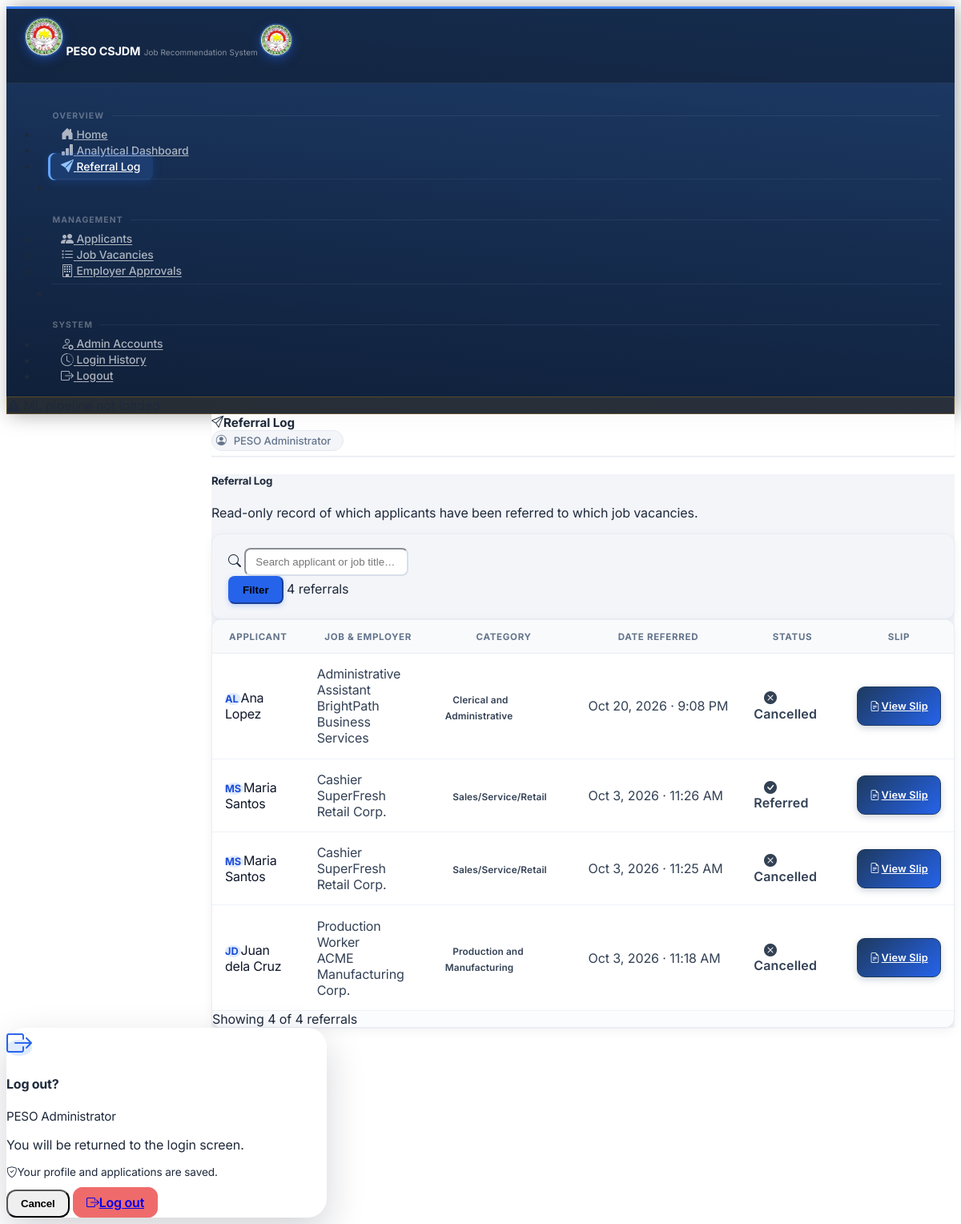
The app's page /referrals (signed in) with its own data.
### tables this page shows
CREATE TABLE "users" (
                user_id            INTEGER PRIMARY KEY AUTOINCREMENT,
                full_name     TEXT    NOT NULL,
                email         TEXT    UNIQUE NOT NULL,
                password_hash TEXT    NOT NULL,
                role          TEXT    DEFAULT 'admin',
                is_active     INTEGER DEFAULT 1,
                created_at    DATETIME DEFAULT CURRENT_TIMESTAMP
            );

CREATE TABLE "applicants" (
                applicant_id                 INTEGER  PRIMARY KEY AUTOINCREMENT,
                first_name         TEXT     NOT NULL,
                last_name          TEXT     NOT NULL,
                sex                TEXT,
                age                INTEGER,
                barangay           TEXT,
                district           TEXT,
                employment_status  TEXT     DEFAULT 'Unemployed',
                is_pwd             INTEGER  DEFAULT 0,
                educ_level         TEXT     NOT NULL,
                preferred_position TEXT     NOT NULL,
                skills             TEXT     NOT NULL,
                work_experience    TEXT,
                user_id            INTEGER  REFERENCES users(user_id),
                created_at         DATETIME DEFAULT CURRENT_TIMESTAMP,
                is_archived        INTEGER  DEFAULT 0
            , birthdate DATE, contact_number TEXT, middle_name TEXT, suffix TEXT, civil_status TEXT, address_line TEXT, city TEXT, province TEXT, height_cm TEXT, religion TEXT, tin TEXT, landline TEXT, disability TEXT, is_4ps INTEGER DEFAULT 0, household_id TEXT, is_wodp INTEGER DEFAULT 0, is_dswd_foodstamp INTEGER DEFAULT 0, is_caregiver INTEGER DEFAULT 0, is_ofw INTEGER DEFAULT 0, ofw_country TEXT, is_former_ofw INTEGER DEFAULT 0, former_ofw_country TEXT, ofw_return_date TEXT, employed_type TEXT, unemployed_reason TEXT, job_search_months INTEGER, pref_work_local TEXT, pref_work_overseas TEXT, languages TEXT, education TEXT, trainings TEXT, eligibilities TEXT, work_history TEXT, other_skills TEXT, certified INTEGER DEFAULT 0, certified_at DATETIME, photo TEXT);

CREATE TABLE referrals (
            referral_id           INTEGER  PRIMARY KEY AUTOINCREMENT,
            applicant_id INTEGER  NOT NULL,
            vacancy_id   INTEGER  NOT NULL,
            referred_by  INTEGER  NOT NULL,
            referred_at  DATETIME DEFAULT CURRENT_TIMESTAMP,
            status       TEXT     DEFAULT 'referred',
            notes        TEXT, suitability_score REAL, reject_reason TEXT,
            FOREIGN KEY (applicant_id) REFERENCES applicants(applicant_id),
            FOREIGN KEY (vacancy_id)   REFERENCES job_vacancies(vacancy_id),
            FOREIGN KEY (referred_by)  REFERENCES users(user_id)
        );

CREATE TABLE job_vacancies (
            vacancy_id                   INTEGER  PRIMARY KEY AUTOINCREMENT,
            employer_name        TEXT     NOT NULL,
            job_title            TEXT     NOT NULL,
            occupational_category TEXT    NOT NULL,
            is_local             INTEGER  DEFAULT 1,
            is_active            INTEGER  DEFAULT 1,
            created_at           DATETIME DEFAULT CURRENT_TIMESTAMP
        , employer_id INTEGER REFERENCES users(user_id), application_deadline DATE, req_gender TEXT DEFAULT 'Any', req_age_min INTEGER, req_age_max INTEGER, req_education TEXT, req_documents TEXT, req_experience_months INTEGER, salary_min INTEGER, salary_max INTEGER, salary_period TEXT, job_location TEXT, req_skills TEXT, requirements_deadline DATE, interview_date DATE, interview_time TEXT, interview_date_end DATE, interview_time_end TEXT, location_type TEXT, venue_address TEXT, max_applicants INTEGER);

### app.py (the view)
@app.route('/referrals')
@admin_required
def referrals_list():
    db     = get_db()
    status = request.args.get('status', 'all')
    search = request.args.get('search', '').strip()
    conds, params = [], []
    if status != 'all':
        conds.append('r.status=?')
        params.append(status)
    if search:
        conds.append('(a.first_name LIKE ? OR a.last_name LIKE ? OR jv.job_title LIKE ?)')
        like = f'%{search}%'
        params += [like, like, like]
    where = ('WHERE ' + ' AND '.join(conds)) if conds else ''
    joins = ('FROM referrals r JOIN applicants a ON r.applicant_id=a.applicant_id '
             'JOIN job_vacancies jv ON r.vacancy_id=jv.vacancy_id')
    total = db.execute(f'SELECT COUNT(*) {joins} {where}', params).fetchone()[0]
    page  = max(1, request.args.get('page', 1, type=int))
    pages = max(1, (total + LIST_PER_PAGE - 1) // LIST_PER_PAGE)
    page  = min(page, pages)
    referrals = db.execute(f'''
        SELECT r.*,
               a.first_name, a.last_name,
               jv.job_title, jv.employer_name, jv.occupational_category,
               u.full_name as referred_by_name
        {joins}
        LEFT JOIN users u     ON r.referred_by  = u.user_id
        {where}
        ORDER BY r.referred_at DESC
        LIMIT ? OFFSET ?
    ''', params + [LIST_PER_PAGE, (page - 1) * LIST_PER_PAGE]).fetchall()
    return render_template('admin/referrals.html', referrals=referrals,
                           status=status, search=search,
                           page=page, pages=pages, total=total)

### templates/admin/referrals.html (shortened to what this page needs)
{% extends 'base.html' %}
{% block page_title %}<i class="bi bi-send me-2"></i>Referral Log{% endblock %}
{% block content %}
<div class="d-flex align-items-center justify-content-between flex-wrap gap-3 mb-4">
  <div>
    <h5 class="fw-bold mb-0">Referral Log</h5>
    <p class="text-muted small mb-0">Read-only record of which applicants have been referred to which job vacancies.</p>
  </div>
</div>
<form method="GET" action="{{ url_for('referrals_list') }}" class="card mb-4">
  <div class="card-body d-flex gap-2 flex-wrap align-items-center py-3 px-3">
    <div class="input-group" style="max-width:360px;">
      <span class="input-group-text bg-white text-muted"><i class="bi bi-search"></i></span>
      <input type="text" name="search" value="{{ search }}" class="form-control border-start-0" placeholder="Search applicant or job title…" />
    </div>
    <button type="submit" class="btn btn-primary px-4">Filter</button>
    <span class="ms-auto text-muted small">{{ total }} referral{{ 's' if total != 1 else '' }}</span>
  </div>
</form>
{% if referrals %}
<div class="card apps-card" style="overflow:hidden;">
  <div class="table-responsive">
    <table class="table table-hover mb-0 apps-table">
      <thead>
        <tr>
          <th class="px-4">Applicant</th>
          <th>Job &amp; Employer</th>
          <th>Category</th>
          <th>Date Referred</th>
          <th>Status</th>
          <th class="text-end px-4">Slip</th>
        </tr>
      </thead>
      <tbody>
        {% for r in referrals %}
        <tr>
          <td class="px-4">
            <div class="d-flex align-items-center gap-3">
              <span class="d-inline-flex align-items-center justify-content-center flex-shrink-0"
                    style="width:38px;height:38px;border-radius:50%;background:#e0ebff;color:#1d4ed8;font-weight:700;font-size:.8rem;">
                {{ (r.first_name or '?')[0]|upper }}{{ (r.last_name or '')[:1]|upper }}
              </span>
              <span class="fw-semibold">{{ r.first_name }} {{ r.last_name }}</span>
            </div>
          </td>
          <td>
            <div class="fw-semibold">{{ r.job_title }}</div>
            <div class="text-muted small">{{ r.employer_name }}</div>
          </td>
          <td>
            <span class="badge bg-primary-subtle text-primary-emphasis" style="font-size:.74rem;">{{ r.occupational_category }}</span>
          </td>
          <td class="text-muted small" style="white-space:nowrap;">{{ r.referred_at|friendly_dt }}</td>
          <td>
            {% if r.status == 'cancelled' %}
            <span class="badge bg-danger-subtle text-danger-emphasis"><i class="bi bi-x-circle-fill me-1"></i>Cancelled</span>
            {% else %}
            <span class="badge bg-primary-subtle text-primary-emphasis"><i class="bi bi-check-circle-fill me-1"></i>Referred</span>
            {% endif %}
          </td>
          <td class="text-end px-4">
            <a href="{{ url_for('referral_slip', rid=r.referral_id) }}" class="btn btn-sm btn-outline-secondary">
              <i class="bi bi-file-earmark-text me-1"></i>View Slip
            </a>
          </td>
        </tr>
        {% endfor %}
      </tbody>
    </table>
  </div>
  <div class="card-footer text-muted small px-4 py-3">
    {% if pages > 1 %}Page {{ page }} of {{ pages }} · {% endif %}Showing {{ referrals|length }} of {{ total }} referral{{ 's' if total != 1 else '' }}
  </div>
</div>
{% endif %}
{% endblock %}

### templates/base.html (shortened to what this page needs)
<!DOCTYPE html>
<html lang="en">
<head>
  <link rel="stylesheet" href="https://cdn.jsdelivr.net/npm/@coreui/coreui@5/dist/css/coreui.min.css" />
  <link rel="stylesheet" href="https://cdn.jsdelivr.net/npm/bootstrap-icons@1.11.3/font/bootstrap-icons.min.css" />
  <link rel="stylesheet" href="{{ url_for('static', filename='css/custom.css') }}" />
</head>
<body class="admin-portal">
<div class="sidebar sidebar-dark sidebar-fixed hide" id="sidebar">
  <div class="sidebar-brand">
    <span class="sidebar-brand-full d-flex align-items-center gap-2">
      <span class="sb-icon-badge">
        <img src="{{ url_for('static', filename='img/peso_logo.png') }}" alt="PESO CSJDM" />
      </span>
      <span>
        <span class="sb-brand-name d-block">PESO CSJDM</span>
        <span class="sb-brand-sub">Job Recommendation System</span>
      </span>
    </span>
    <span class="sidebar-brand-narrow">
      <span class="sb-icon-badge" style="width:38px;height:38px;">
        <img src="{{ url_for('static', filename='img/peso_logo.png') }}" alt="PESO CSJDM" />
      </span>
    </span>
  </div>
  <ul class="sidebar-nav">
    <li class="nav-title">Overview</li>
    <li class="nav-item">
      <a class="nav-link {% if request.endpoint == 'home' %}active{% endif %}"
         href="{{ url_for('home') }}">
        <span class="nav-icon"><i class="bi bi-house-door-fill"></i></span>
        Home
      </a>
    </li>
    <li class="nav-item">
      <a class="nav-link {% if request.endpoint == 'analytics' %}active{% endif %}"
         href="{{ url_for('analytics') }}">
        <span class="nav-icon"><i class="bi bi-bar-chart-fill"></i></span>
        Analytical Dashboard
      </a>
    </li>
    <li class="nav-item">
      <a class="nav-link {% if request.endpoint == 'referrals_list' %}active{% endif %}"
         href="{{ url_for('referrals_list') }}">
        <span class="nav-icon"><i class="bi bi-send-fill"></i></span>
        Referral Log
      </a>
    </li>
    <li class="nav-divider"></li>
    <li class="nav-title">Management</li>
    <li class="nav-item">
      <a class="nav-link {% if 'applicant' in request.endpoint %}active{% endif %}"
         href="{{ url_for('applicants_list') }}">
        <span class="nav-icon"><i class="bi bi-people-fill"></i></span>
        Applicants
      </a>
    </li>
    <li class="nav-item">
      <a class="nav-link {% if 'vacanc' in request.endpoint %}active{% endif %}"
         href="{{ url_for('vacancies_list') }}">
        <span class="nav-icon"><i class="bi bi-list-task"></i></span>
        Job Vacancies
      </a>
    </li>
    {% if session_role == 'admin' %}
    <li class="nav-item">
      <a class="nav-link {% if 'admin_employer' in request.endpoint %}active{% endif %}"
         href="{{ url_for('admin_employers') }}">
        <span class="nav-icon"><i class="bi bi-building"></i></span>
        Employer Approvals
      </a>
    </li>
    {% endif %}
    <li class="nav-divider"></li>
    <li class="nav-title">System</li>
    {% if session_role == 'admin' %}
    <li class="nav-item">
      <a class="nav-link {% if request.endpoint in ['users_list','user_add','user_edit'] %}active{% endif %}"
         href="{{ url_for('users_list') }}">
        <span class="nav-icon"><i class="bi bi-person-gear"></i></span>
        Admin Accounts
      </a>
    </li>
    {% endif %}
    <li class="nav-item">
      <a class="nav-link {% if request.endpoint == 'login_history' %}active{% endif %}"
         href="{{ url_for('login_history') }}">
        <span class="nav-icon"><i class="bi bi-clock-history"></i></span>
        Login History
      </a>
    </li>
    <li class="nav-item">
      <a class="nav-link" href="#" data-coreui-toggle="modal" data-coreui-target="#logoutModal">
        <span class="nav-icon"><i class="bi bi-box-arrow-right"></i></span>
        Logout
      </a>
    </li>
  </ul>
  {% if not pipeline_loaded %}
  <div class="px-3 pb-3">
    <div class="sidebar-pipeline-warn rounded px-3 py-2 small d-flex align-items-center gap-2">
      <i class="bi bi-exclamation-triangle-fill text-warning"></i>
      <span class="text-warning">ML pipeline not loaded</span>
    </div>
  </div>
  {% endif %}
</div>
<div class="wrapper d-flex flex-column min-vh-100">
  <header class="header header-sticky p-0">
    <div class="container-fluid border-bottom px-4 d-flex align-items-center gap-3"
         style="height:52px;">
      <span class="topbar-page-title">{% block page_title %}{% endblock %}</span>
      <div class="ms-auto d-flex align-items-center gap-2">
        <div class="topbar-user">
          <i class="bi bi-person-circle me-1"></i>
          {{ session.get('full_name', 'Admin') }}
        </div>
      </div>
    </div>
  </header>
  <div class="body flex-grow-1">
    <div class="container-fluid px-4 pt-3 pb-4">
      {% block content %}{% endblock %}
    </div>
  </div>
</div>
<div class="modal fade" id="logoutModal" tabindex="-1" aria-hidden="true">
  <div class="modal-dialog modal-dialog-centered" style="max-width:400px;">
    <div class="modal-content border-0" style="border-radius:24px;background:#fff;box-shadow:0 18px 48px rgba(15,23,42,.18);">
      <div class="modal-body text-center px-4 pt-5 pb-3">
        <span class="d-inline-flex align-items-center justify-content-center mb-3"
              style="width:76px;height:76px;border-radius:50%;background:#e0ebff;">
          <i class="bi bi-box-arrow-right" style="font-size:2rem;color:#2563eb;"></i>
        </span>
        <h4 class="fw-bold mb-2">Log out?</h4>
        {% if session.get('full_name') %}<div class="fw-semibold mb-1" style="font-size:.95rem;">{{ session.get('full_name') }}</div>{% endif %}
        <p class="text-muted mb-1" style="font-size:1rem;">You will be returned to the login screen.</p>
        <p class="text-muted mb-0" style="font-size:.85rem;"><i class="bi bi-shield-check me-1"></i>Your profile and applications are saved.</p>
      </div>
      <div class="modal-footer border-0 d-flex gap-2 px-4 pb-4 pt-3">
        <button type="button" class="btn btn-outline-secondary flex-fill fw-semibold py-2" style="border-radius:12px;"
                data-coreui-dismiss="modal">Cancel</button>
        <a href="{{ url_for('logout') }}" class="btn flex-fill fw-semibold py-2 text-white" style="background:#ef6b6b;border:1px solid #ef6b6b;border-radius:12px;">
          <i class="bi bi-box-arrow-right me-1"></i>Log out
        </a>
      </div>
    </div>
  </div>
</div>
</body>
</html>

### records on screen
users: get "PESO Administrator"
referrals: first_name "Ana", last_name "Lopez", job_title "Administrative Assistant", employer_name "BrightPath Business Services", occupational_category "Clerical and Administrative", referred_at|friendly_dt "Oct 20, 2026 · 9:08 PM", status "cancelled" (drawn)
applicants: first_name "A", last_name "L"
referrals: first_name "Maria", last_name "Santos", job_title "Cashier", employer_name "SuperFresh Retail Corp.", occupational_category "Sales/Service/Retail", referred_at|friendly_dt "Oct 3, 2026 · 11:26 AM", status "referred" (drawn)
applicants: first_name "M", last_name "S"
referrals: first_name "Maria", last_name "Santos", job_title "Cashier", employer_name "SuperFresh Retail Corp.", occupational_category "Sales/Service/Retail", referred_at|friendly_dt "Oct 3, 2026 · 11:25 AM", status "cancelled" (drawn)
referrals: first_name "Juan", last_name "dela Cruz", job_title "Production Worker", employer_name "ACME Manufacturing Corp.", occupational_category "Production and Manufacturing", referred_at|friendly_dt "Oct 3, 2026 · 11:18 AM", status "cancelled" (drawn)
applicants: first_name "J", last_name "D"

### other values on screen
{{ total }} "4"
{{ 's' if total != 1 else '' }} "s"
{{ referrals|length }} "4"
